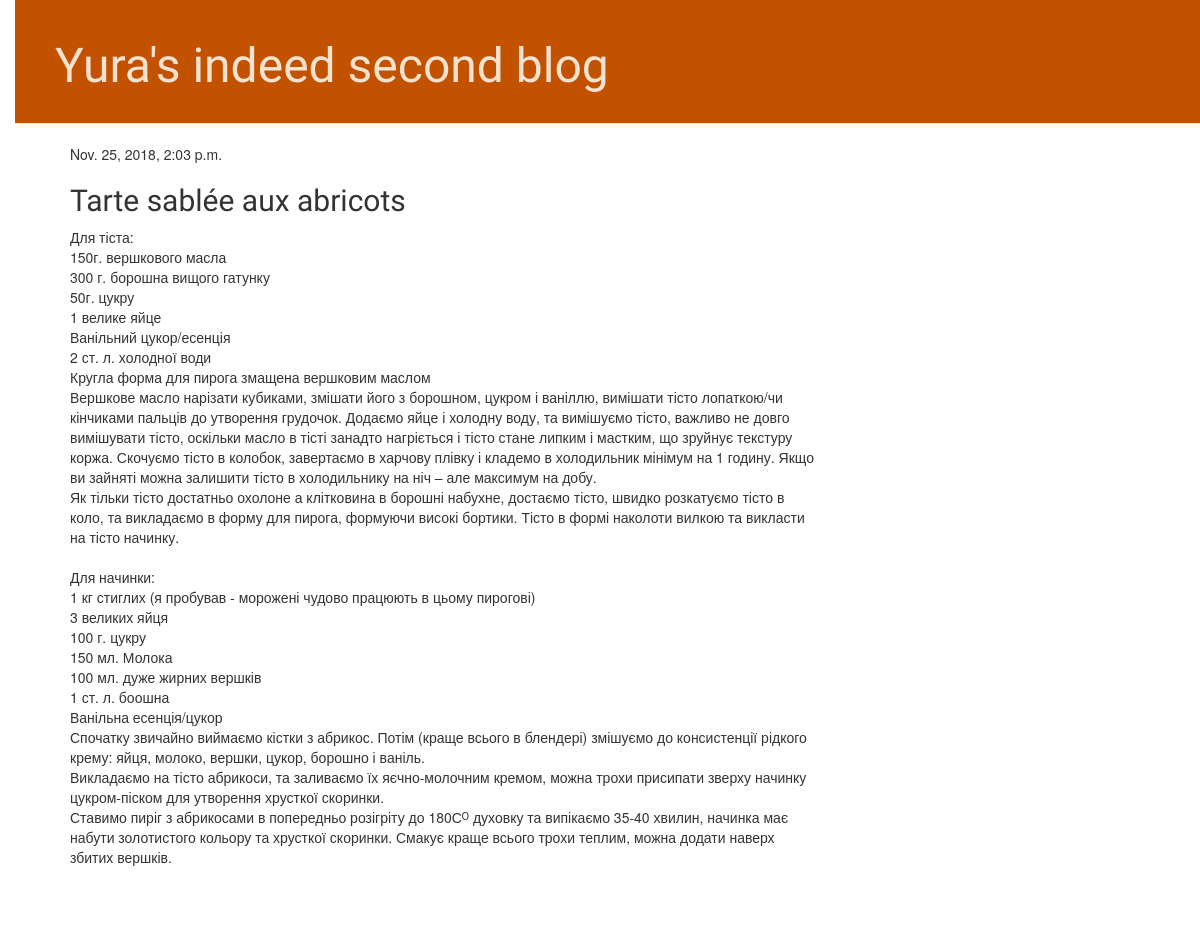
The app's page /post/1/ with its own data.
### blog/models.py (models this page shows, shortened)
class Post(models.Model):
    author = models.ForeignKey(settings.AUTH_USER_MODEL, on_delete=models.CASCADE)
    title = models.CharField(max_length=200)
    text = models.TextField()
    created_date = models.DateTimeField(default=timezone.now)
    published_date = models.DateTimeField(blank=True, null=True)

### blog/views.py (the view)
# urls.py: path('post/<int:pk>/', views.post_detail, name='post_detail'),
def post_detail(request, pk):
    post = get_object_or_404(Post, pk=pk)
    return render(request, 'blog/post_detail.html', {'post': post})

### blog/templates/blog/post_detail.html (shortened to what this page needs)
{% extends 'blog/base.html' %}
{% block content %}
    <div class="post">
        {% if post.published_date %}
            <div class="date">
                {{ post.published_date }}
            </div>
        {% endif %}
        <h2>{{ post.title }}</h2>
        <p>{{ post.text|linebreaksbr }}</p>
    </div>
{% endblock %}

### blog/static/css/blog.css (style rules this page uses)
body { padding-left: 15px; }
h1, h2, h3, h4 { font-family: 'Lobster', cursive; }
.date { color: ##810c13; }
.post { margin-bottom: 70px; }

### records on screen
Post: published_date "Nov. 25, 2018, 2:03 p.m.", title "Tarte sablée aux abricots", text "Для тіста: 150г. вершкового масла 300 г. борошна вищого гатунку 50г. цукру 1 велике яйце Ванільний цукор/есенція 2 ст. л. холодної води Кругла форма для пирога змащена вершковим маслом Вершкове масло нарізати кубиками, змішати його з борошном, цукром і ваніллю, вимішати тісто лопаткою/чи кінчиками пальців до утворення грудочок. Додаємо яйце і холодну воду, та вимішуємо тісто, важливо не довго вимішувати тісто, оскільки масло в тісті занадто нагріється і тісто стане липким і мастким, що зруйнує текстуру коржа. Скочуємо тісто в колобок, завертаємо в харчову плівку і кладемо в холодильник мінімум на 1 годину. Якщо ви зайняті можна залишити тісто в холодильнику на ніч – але максимум на добу. Як…"
